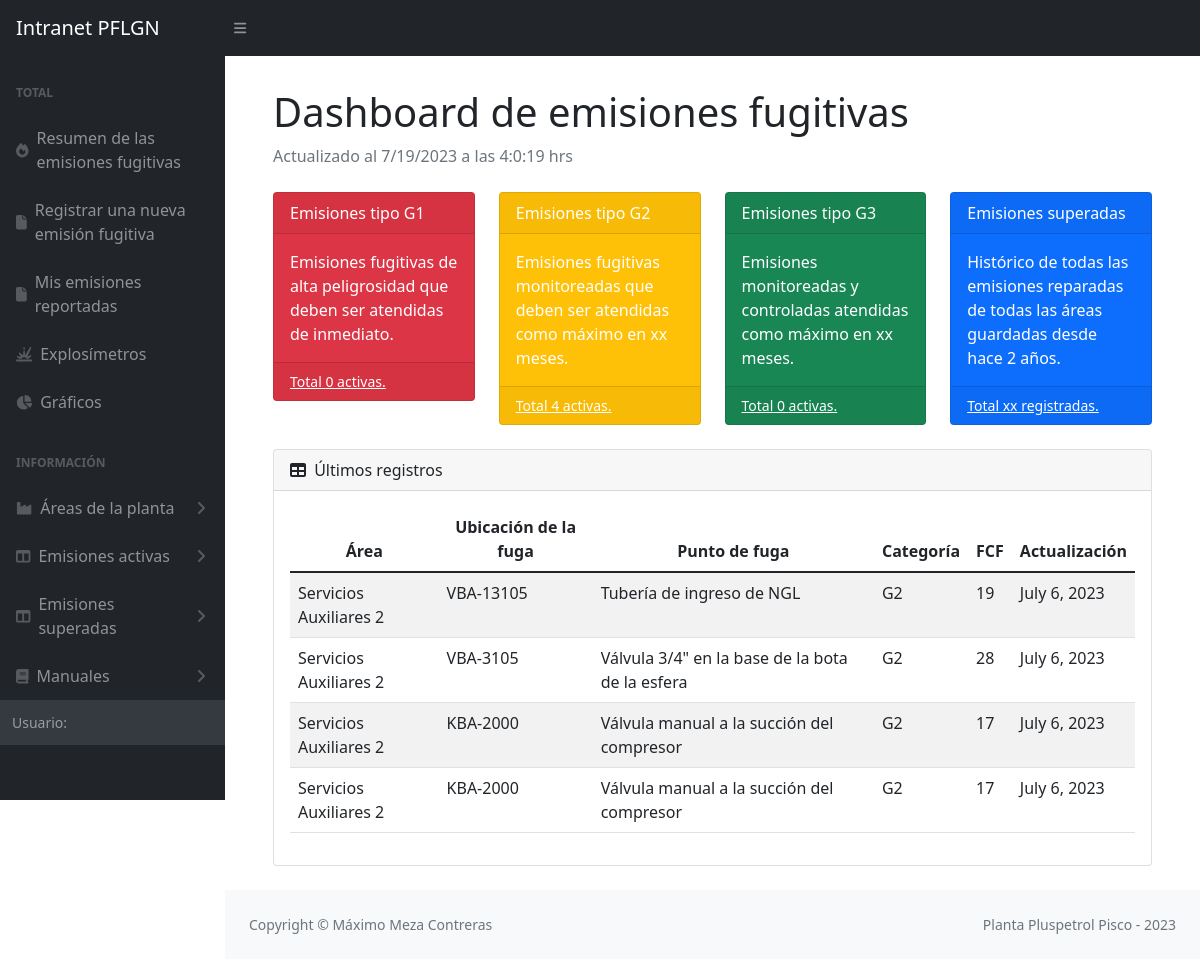
Before: /emisionesFugitivas/ with the older database file.
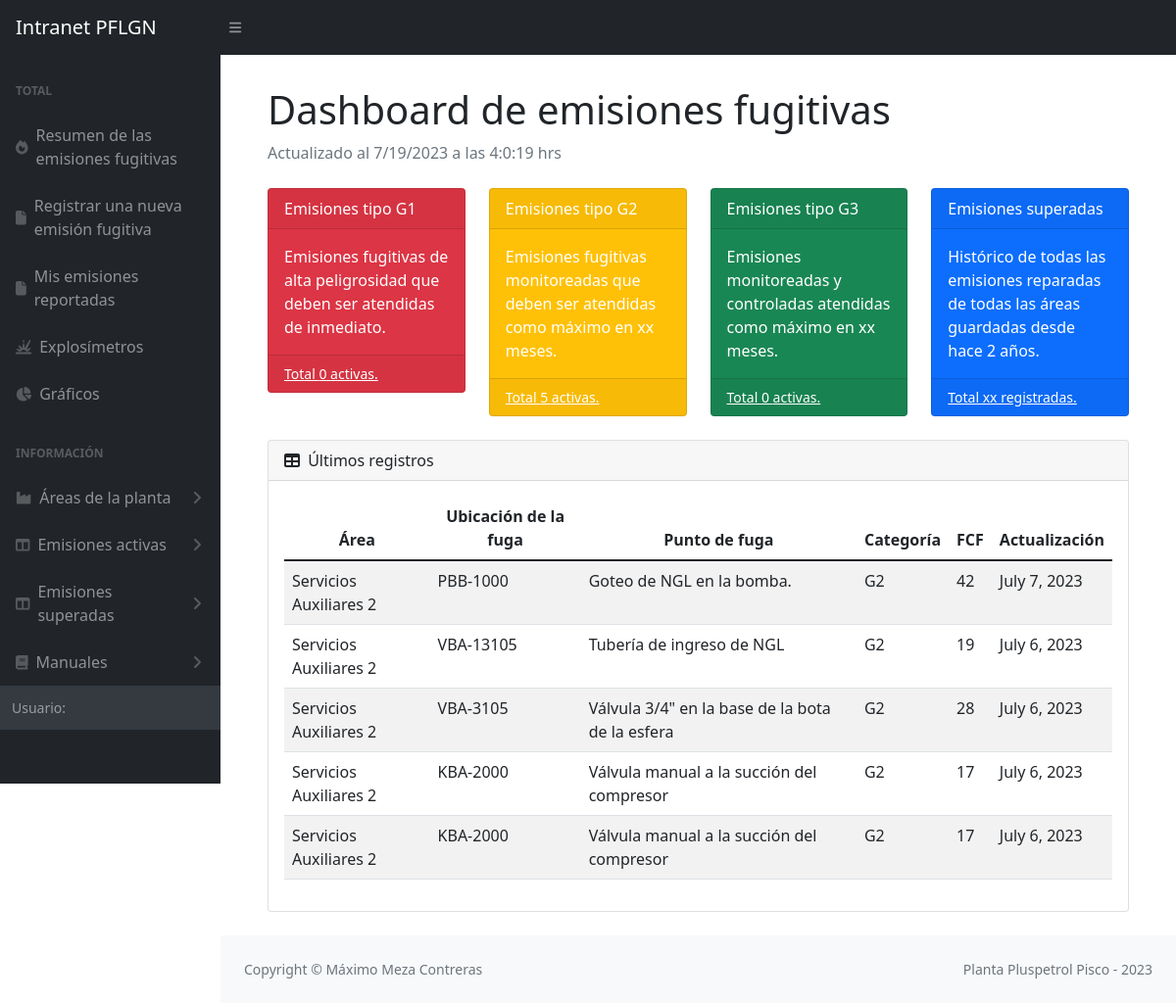
After: the same page with the newer database file.
### emisiones/models.py (models this page shows, shortened)
class Emision(models.Model):
    site = models.CharField(max_length=20, choices=SITE_CHOICES, default='Pisco')
    yacimiento = models.CharField(max_length=100, choices=YACIMIENTO_CHOICES, default='Pisco')
    area = models.CharField(max_length=100)
    sistema = models.CharField(max_length=100)
    ubicacion = models.TextField(max_length=200)
    fuga = models.TextField(max_length=300)
    fluido = models.CharField(max_length=100)
    sustancia = models.CharField(max_length=100)
    componente = models.CharField(max_length=100)
    instalacion = models.CharField(max_length=100)
    tamAccesorio = models.CharField(max_length=100)
    medicion = models.PositiveIntegerField()
    medicion15 = models.CharField(max_length=100)
    presion = models.CharField(max_length=100)
    ciclado = models.CharField(max_length=50)
    ignicion = models.CharField(max_length=50)
    localizacion = models.CharField(max_length=50)
    usuario = models.ForeignKey(User, on_delete=models.SET_NULL, null=True)
    fechaReporte = models.DateField()
    updated_at = models.DateTimeField(null=True)
    created_at = models.DateField(auto_now_add=True,null=True)
    emisionSuperada = models.BooleanField(default=False)
    FCF = models.PositiveSmallIntegerField(null=True)
    categoria = models.CharField(max_length=10, null=True)
    imagen = models.ImageField(upload_to='images_emisiones', null=True)

### emisiones/views.py (the view)
# urls.py: path('emisionesFugitivas/', views.mainEmisiones, name='emisionesPrincipal'),
def mainEmisiones(request):
    Emisiones = Emision.objects.all().order_by('-updated_at')
    cantidadG1,cantidadG2,cantidadG3 = FactorizacionTipoG()
    return render (request, 'mainEmisiones.html',{'Emisiones':Emisiones, 'cantidadG1':cantidadG1,'cantidadG2':cantidadG2,'cantidadG3':cantidadG3},)

### emisiones/utils/factores.py (called while the page is built)
def FactorizacionTipoG():
    tipoG1 = Emision.objects.all().filter(categoria='G1')
    tipoG2 = Emision.objects.all().filter(categoria='G2')
    tipoG3 = Emision.objects.all().filter(categoria='G3')
    cantidadG1 = 0
    cantidadG2 = 0
    cantidadG3 = 0
    if(tipoG1==[]):
        cantidadG1 = 0
    else:
        for G1 in tipoG1:
            cantidadG1 = cantidadG1 +1
    if(tipoG2==[]):
        cantidadG2 = 0
    else:
        for G2 in tipoG2:
            cantidadG2 = cantidadG2 +1
    if(tipoG3==[]):
        cantidadG3 = 0
    else:
        for G3 in tipoG3:
            cantidadG3 = cantidadG3 +1
    return cantidadG1,cantidadG2,cantidadG3

### emisiones/templates/mainEmisiones.html (shortened to what the changed rows need)
{% extends 'partials/_barraLateralEmisiones.html' %}
{% block content %}
<div class="container mt-2">
    <main>
        <div class="container-fluid px-4">
            <h1 class="mt-4">Dashboard de emisiones fugitivas</h1>
            <div class="row">
                <div class="col-xl-3 col-md-6">
                    <div class="card bg-warning text-white mb-4">
                        <div class="card-footer d-flex align-items-center justify-content-between">
                        <a class="small text-white stretched-link" href="#">Total {{cantidadG2}} activas.</a>
                        </div>
                    </div>
                </div>
            </div>
            <div class="card mb-4">
                <div class="card-body">
                    <table class="table table-striped table-responsive" id="datatablesSimple">
                        <thead>
                            <tr>
                                <th>Área</th>
                                <th>Ubicación de la fuga</th>
                                <th>Punto de fuga</th>
                                <th>Categoría</th>
                                <th>FCF</th>
                                <th>Actualización</th>
                            </tr>
                        </thead>
                        <tbody>
                            {% for Emision in Emisiones %}
                            <tr>
                                <td>{{Emision.area}}</td>
                                <td>{{Emision.ubicacion}}</td>
                                <td>{{Emision.fuga}}</td>
                                <td>{{Emision.categoria}}</td>
                                <td>{{Emision.FCF}}</td>
                                <td>{{Emision.created_at}}</td>
                            </tr>
                            {% endfor %}
                        </tbody>
                    </table>
                </div>
            </div>
        </div>
    </main>
{% endblock %}

Changed rows visible on the page:
added Emision: area "Servicios Auxiliares 2", ubicacion "PBB-1000", fuga "Goteo de NGL en la bomba.", categoria "G2", FCF "42", created_at "July 7, 2023"
Other visible differences:
{{ cantidadG2 }}: "4" → "5"
